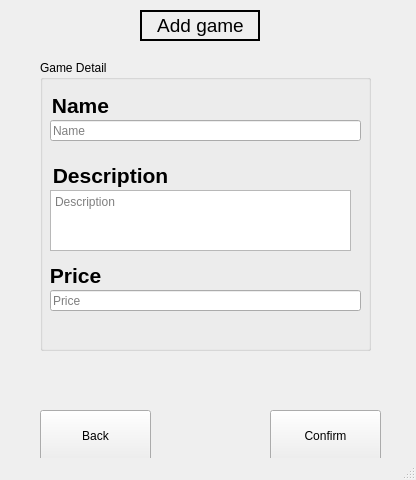
<?xml version="1.0" encoding="UTF-8"?>
<ui version="4.0">
 <class>addform</class>
 <widget class="QMainWindow" name="addform">
  <property name="geometry">
   <rect>
    <x>0</x>
    <y>0</y>
    <width>416</width>
    <height>480</height>
   </rect>
  </property>
  <property name="windowTitle">
   <string>MainWindow</string>
  </property>
  <widget class="QWidget" name="centralwidget">
   <widget class="QPushButton" name="ConfirmBtn">
    <property name="geometry">
     <rect>
      <x>270</x>
      <y>410</y>
      <width>111</width>
      <height>51</height>
     </rect>
    </property>
    <property name="text">
     <string>Confirm</string>
    </property>
   </widget>
   <widget class="QPushButton" name="backBtn">
    <property name="geometry">
     <rect>
      <x>40</x>
      <y>410</y>
      <width>111</width>
      <height>51</height>
     </rect>
    </property>
    <property name="text">
     <string>Back</string>
    </property>
   </widget>
   <widget class="QGroupBox" name="Detail">
    <property name="geometry">
     <rect>
      <x>40</x>
      <y>60</y>
      <width>331</width>
      <height>291</height>
     </rect>
    </property>
    <property name="title">
     <string>Game Detail</string>
    </property>
    <widget class="QLabel" name="label_5">
     <property name="geometry">
      <rect>
       <x>10</x>
       <y>190</y>
       <width>51</width>
       <height>51</height>
      </rect>
     </property>
     <property name="font">
      <font>
       <pointsize>16</pointsize>
       <weight>75</weight>
       <bold>true</bold>
      </font>
     </property>
     <property name="text">
      <string>Price</string>
     </property>
     <property name="alignment">
      <set>Qt::AlignCenter</set>
     </property>
     <property name="wordWrap">
      <bool>false</bool>
     </property>
    </widget>
    <widget class="QLabel" name="label_4">
     <property name="geometry">
      <rect>
       <x>10</x>
       <y>90</y>
       <width>121</width>
       <height>51</height>
      </rect>
     </property>
     <property name="font">
      <font>
       <pointsize>16</pointsize>
       <weight>75</weight>
       <bold>true</bold>
      </font>
     </property>
     <property name="text">
      <string>Description</string>
     </property>
     <property name="alignment">
      <set>Qt::AlignCenter</set>
     </property>
     <property name="wordWrap">
      <bool>false</bool>
     </property>
    </widget>
    <widget class="QLabel" name="label_3">
     <property name="geometry">
      <rect>
       <x>10</x>
       <y>20</y>
       <width>61</width>
       <height>51</height>
      </rect>
     </property>
     <property name="font">
      <font>
       <pointsize>16</pointsize>
       <weight>75</weight>
       <bold>true</bold>
      </font>
     </property>
     <property name="text">
      <string>Name</string>
     </property>
     <property name="alignment">
      <set>Qt::AlignCenter</set>
     </property>
     <property name="wordWrap">
      <bool>false</bool>
     </property>
    </widget>
    <widget class="QLineEdit" name="nameform">
     <property name="geometry">
      <rect>
       <x>10</x>
       <y>60</y>
       <width>311</width>
       <height>21</height>
      </rect>
     </property>
     <property name="placeholderText">
      <string>Name</string>
     </property>
    </widget>
    <widget class="QLineEdit" name="priceform">
     <property name="geometry">
      <rect>
       <x>10</x>
       <y>230</y>
       <width>311</width>
       <height>21</height>
      </rect>
     </property>
     <property name="placeholderText">
      <string>Price</string>
     </property>
    </widget>
    <widget class="QTextEdit" name="descripform">
     <property name="geometry">
      <rect>
       <x>10</x>
       <y>130</y>
       <width>301</width>
       <height>61</height>
      </rect>
     </property>
     <property name="placeholderText">
      <string>Description</string>
     </property>
    </widget>
   </widget>
   <widget class="QFrame" name="frame">
    <property name="geometry">
     <rect>
      <x>140</x>
      <y>10</y>
      <width>120</width>
      <height>31</height>
     </rect>
    </property>
    <property name="frameShape">
     <enum>QFrame::WinPanel</enum>
    </property>
    <property name="frameShadow">
     <enum>QFrame::Plain</enum>
    </property>
    <property name="lineWidth">
     <number>1</number>
    </property>
    <property name="midLineWidth">
     <number>0</number>
    </property>
    <widget class="QLabel" name="label_2">
     <property name="geometry">
      <rect>
       <x>0</x>
       <y>0</y>
       <width>121</width>
       <height>31</height>
      </rect>
     </property>
     <property name="font">
      <font>
       <pointsize>14</pointsize>
      </font>
     </property>
     <property name="text">
      <string>Add game</string>
     </property>
     <property name="textFormat">
      <enum>Qt::AutoText</enum>
     </property>
     <property name="alignment">
      <set>Qt::AlignCenter</set>
     </property>
     <property name="wordWrap">
      <bool>false</bool>
     </property>
    </widget>
   </widget>
  </widget>
  <widget class="QStatusBar" name="statusbar"/>
 </widget>
 <resources/>
 <connections/>
</ui>
